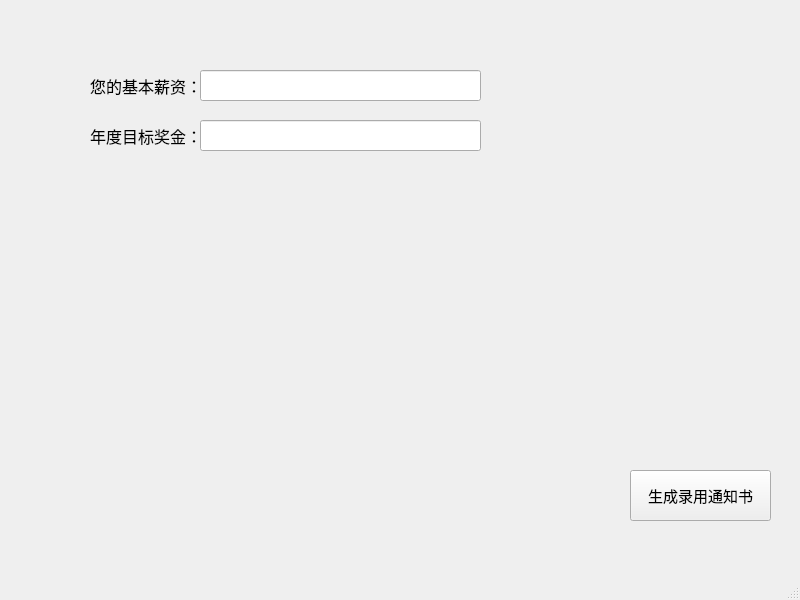
<?xml version="1.0" encoding="UTF-8"?>
<ui version="4.0">
 <class>MainWindow</class>
 <widget class="QMainWindow" name="MainWindow">
  <property name="geometry">
   <rect>
    <x>0</x>
    <y>0</y>
    <width>800</width>
    <height>600</height>
   </rect>
  </property>
  <property name="windowTitle">
   <string>MainWindow</string>
  </property>
  <widget class="QWidget" name="centralwidget">
   <widget class="QPushButton" name="pushButton">
    <property name="geometry">
     <rect>
      <x>630</x>
      <y>470</y>
      <width>141</width>
      <height>51</height>
     </rect>
    </property>
    <property name="font">
     <font>
      <family>黑体</family>
      <pointsize>11</pointsize>
      <weight>50</weight>
      <bold>false</bold>
     </font>
    </property>
    <property name="text">
     <string>生成录用通知书</string>
    </property>
   </widget>
   <widget class="QLabel" name="label">
    <property name="geometry">
     <rect>
      <x>90</x>
      <y>70</y>
      <width>121</width>
      <height>31</height>
     </rect>
    </property>
    <property name="font">
     <font>
      <family>黑体</family>
      <pointsize>12</pointsize>
     </font>
    </property>
    <property name="text">
     <string>您的基本薪资：</string>
    </property>
   </widget>
   <widget class="QLabel" name="label_2">
    <property name="geometry">
     <rect>
      <x>90</x>
      <y>120</y>
      <width>121</width>
      <height>31</height>
     </rect>
    </property>
    <property name="font">
     <font>
      <family>黑体</family>
      <pointsize>12</pointsize>
     </font>
    </property>
    <property name="text">
     <string>年度目标奖金：</string>
    </property>
   </widget>
   <widget class="QLineEdit" name="lineEdit">
    <property name="geometry">
     <rect>
      <x>200</x>
      <y>70</y>
      <width>281</width>
      <height>31</height>
     </rect>
    </property>
   </widget>
   <widget class="QLineEdit" name="lineEdit_2">
    <property name="geometry">
     <rect>
      <x>200</x>
      <y>120</y>
      <width>281</width>
      <height>31</height>
     </rect>
    </property>
   </widget>
  </widget>
  <widget class="QMenuBar" name="menubar">
   <property name="geometry">
    <rect>
     <x>0</x>
     <y>0</y>
     <width>800</width>
     <height>23</height>
    </rect>
   </property>
  </widget>
  <widget class="QStatusBar" name="statusbar"/>
 </widget>
 <resources/>
 <connections/>
</ui>
